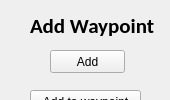
       <widget class="QDockWidget" name="waypointDockWidget">
        <property name="minimumSize">
         <size>
          <width>170</width>
          <height>38</height>
         </size>
        </property>
        <property name="maximumSize">
         <size>
          <width>170</width>
          <height>524287</height>
         </size>
        </property>
        <property name="windowTitle">
         <string>Add waypoint</string>
        </property>
        <widget class="QWidget" name="dockWidgetContents_3">
         <widget class="QPushButton" name="addWaypointButton">
          <property name="geometry">
           <rect>
            <x>50</x>
            <y>50</y>
            <width>75</width>
            <height>23</height>
           </rect>
          </property>
          <property name="text">
           <string>Add</string>
          </property>
          <property name="checkable">
           <bool>true</bool>
          </property>
         </widget>
         <widget class="QListWidget" name="waypointListWidget">
          <property name="geometry">
           <rect>
            <x>30</x>
            <y>130</y>
            <width>121</width>
            <height>321</height>
           </rect>
          </property>
         </widget>
         <widget class="QLabel" name="label_14">
          <property name="geometry">
           <rect>
            <x>0</x>
            <y>10</y>
            <width>32</width>
            <height>32</height>
           </rect>
          </property>
          <property name="text">
           <string/>
          </property>
          <property name="pixmap">
           <pixmap>../Data/EditorIcons/ai.png</pixmap>
          </property>
         </widget>
         <widget class="QLabel" name="label_15">
          <property name="geometry">
           <rect>
            <x>30</x>
            <y>10</y>
            <width>131</width>
            <height>31</height>
           </rect>
          </property>
          <property name="font">
           <font>
            <family>Calibri</family>
            <pointsize>16</pointsize>
            <weight>75</weight>
            <bold>true</bold>
           </font>
          </property>
          <property name="frameShape">
           <enum>QFrame::NoFrame</enum>
          </property>
          <property name="lineWidth">
           <number>1</number>
          </property>
          <property name="text">
           <string>Add Waypoint</string>
          </property>
          <property name="scaledContents">
           <bool>false</bool>
          </property>
         </widget>
         <widget class="QPushButton" name="addAnimatedModelToWaypointButton">
          <property name="geometry">
           <rect>
            <x>30</x>
            <y>90</y>
            <width>111</width>
            <height>23</height>
           </rect>
          </property>
          <property name="text">
           <string>Add to waypoint</string>
          </property>
          <property name="checkable">
           <bool>true</bool>
          </property>
         </widget>
        </widget>
       </widget>
